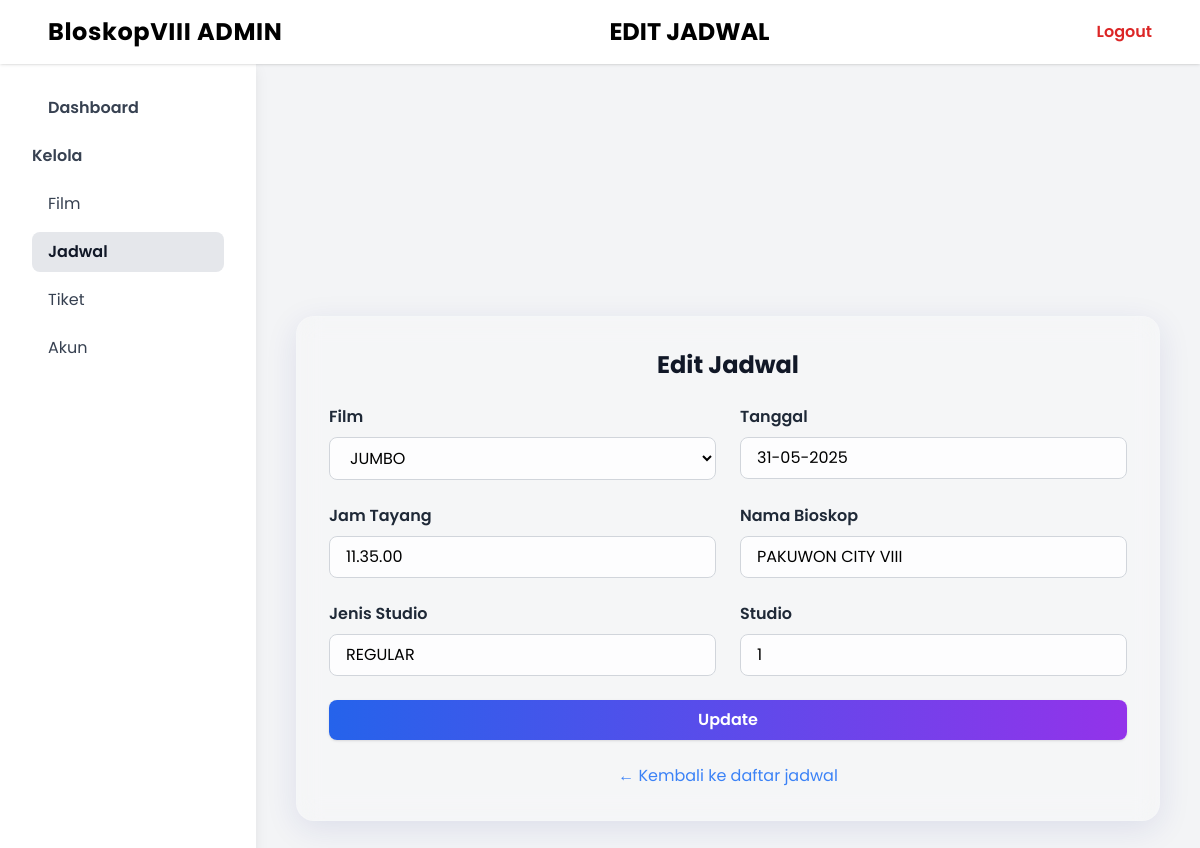
The page /dashboard/admin/kelolaJadwal/edit/1/ on the database its author committed.
### pesantiket/models.py (models this page shows, shortened)
class Jadwal(models.Model):
    film = models.ForeignKey(Film, on_delete=models.CASCADE)
    tanggal = models.DateField()
    jamTayang = models.TimeField()
    namaBioskop = models.CharField(max_length=20, null=True, blank=True)
    jenisStudio = models.CharField(max_length=20, null=True, blank=True)
    studio = models.CharField(max_length=10)

### pesantiket/views.py (the view)
# urls.py: path('admin/kelolaJadwal/edit/<int:id>/', views.editJadwal, name='editJadwal'),
def editJadwal(request, id):
    jadwal = get_object_or_404(Jadwal, id=id)
    if request.method == 'POST':
        form = JadwalForm(request.POST, instance=jadwal)
        if form.is_valid():
            form.save()
            return redirect('kelolaJadwal')
    else:
        form = JadwalForm(instance=jadwal)
    return render(request, 'admin/tambaheditJadwal.html', {'form': form, 'edit': True})

### pesantiket/forms.py
class JadwalForm(forms.ModelForm):
    class Meta:
        model = Jadwal
        fields = '__all__'

### pesantiket/models.py (called while the page is built)
    def __str__(self):
        return self.judulFilm

### pesantiket/templates/admin/tambaheditJadwal.html (shortened to what this page needs)
<!DOCTYPE html>
<html lang="en">
<head>
    <script src="https://cdn.tailwindcss.com"></script>
</head>
<body class="bg-gray-100 min-h-screen">
    <header class="w-full bg-white shadow flex items-center justify-between px-12 py-4 fixed top-0 left-0 z-10">
        <div class="font-bold text-2xl tracking-wide">BloskopVIII ADMIN</div>
        <div class="text-2xl font-bold mx-auto">{% if edit %}EDIT JADWAL{% else %}TAMBAH JADWAL{% endif %}</div>
        <a href="{% url 'logoutView' %}" class="text-red-600 font-semibold hover:underline">Logout</a>
    </header>
    <div class="flex pt-14">
        <aside class="w-64 bg-white min-h-screen shadow-lg flex flex-col px-8 py-8">
            <nav class="flex flex-col gap-2">
                <a href="{% url 'adminDashboard' %}" class="py-2 px-4 rounded-lg font-semibold text-gray-700 hover:bg-blue-100 transition mb-2">Dashboard</a>
                <div class="mb-2 font-semibold text-gray-700">Kelola</div>
                <a href="{% url 'kelolaFilm' %}" class="py-2 px-4 rounded-lg text-gray-700 hover:bg-blue-100 transition">Film</a>
                <a href="{% url 'kelolaJadwal' %}" class="py-2 px-4 rounded-lg bg-gray-200 text-gray-900 font-semibold">Jadwal</a>
                <a href="{% url 'kelolaTiket' %}" class="py-2 px-4 rounded-lg text-gray-700 hover:bg-blue-100 transition">Tiket</a>
                <a href="{% url 'kelolaAkun' %}" class="py-2 px-4 rounded-lg text-gray-700 hover:bg-blue-100 transition">Akun</a>
            </nav>
        </aside>
        <main class="flex-1 flex items-center justify-center px-8 py-8">
            <div class="glass w-full p-8 mx-2">
                <h2 class="text-2xl font-bold text-gray-900 mb-6 text-center">{% if edit %}Edit Jadwal{% else %}Tambah Jadwal{% endif %}</h2>
                {% load widget_tweaks %}
                <form method="POST" class="space-y-6">
                    <div class="grid grid-cols-1 md:grid-cols-2 gap-6">
                        <div>
                            <label class="block mb-2 font-semibold text-gray-800" for="{{ form.film.id_for_label }}">Film</label>
                            {{ form.film|add_class:"w-full px-4 py-2 rounded-lg border border-gray-300 focus:outline-none focus:ring-2 focus:ring-blue-400 bg-white/80 transition" }}
                        </div>
                        <div>
                            <label class="block mb-2 font-semibold text-gray-800" for="{{ form.tanggal.id_for_label }}">Tanggal</label>
                            {{ form.tanggal|add_class:"w-full px-4 py-2 rounded-lg border border-gray-300 focus:outline-none focus:ring-2 focus:ring-blue-400 bg-white/80 transition" }}
                        </div>
                    </div>
                    <div class="grid grid-cols-1 md:grid-cols-2 gap-6">
                        <div>
                            <label class="block mb-2 font-semibold text-gray-800" for="{{ form.jamTayang.id_for_label }}">Jam Tayang</label>
                            {{ form.jamTayang|add_class:"w-full px-4 py-2 rounded-lg border border-gray-300 focus:outline-none focus:ring-2 focus:ring-blue-400 bg-white/80 transition" }}
                        </div>
                        <div>
                            <label class="block mb-2 font-semibold text-gray-800" for="{{ form.namaBioskop.id_for_label }}">Nama Bioskop</label>
                            {{ form.namaBioskop|add_class:"w-full px-4 py-2 rounded-lg border border-gray-300 focus:outline-none focus:ring-2 focus:ring-blue-400 bg-white/80 transition" }}
                        </div>
                    </div>
                    <div class="grid grid-cols-1 md:grid-cols-2 gap-6">
                        <div>
                            <label class="block mb-2 font-semibold text-gray-800" for="{{ form.jenisStudio.id_for_label }}">Jenis Studio</label>
                            {{ form.jenisStudio|add_class:"w-full px-4 py-2 rounded-lg border border-gray-300 focus:outline-none focus:ring-2 focus:ring-blue-400 bg-white/80 transition" }}
                        </div>
                        <div>
                            <label class="block mb-2 font-semibold text-gray-800" for="{{ form.studio.id_for_label }}">Studio</label>
                            {{ form.studio|add_class:"w-full px-4 py-2 rounded-lg border border-gray-300 focus:outline-none focus:ring-2 focus:ring-blue-400 bg-white/80 transition" }}
                        </div>
                    </div>
                    <button type="submit" class="w-full bg-gradient-to-r from-blue-600 to-purple-600 hover:from-blue-700 hover:to-purple-700 text-white font-semibold py-2 rounded-lg shadow transition transform hover:scale-105">
                        {% if edit %}Update{% else %}Simpan{% endif %}
                    </button>
                </form>
                <div class="mt-6 text-center">
                    <a href="{% url 'kelolaJadwal' %}" class="text-blue-500 hover:underline">&larr; Kembali ke daftar jadwal</a>
                </div>
            </div>
        </main>
    </div>
</body>
</html>

### pesantiket/templates/admin/tambaheditJadwal.html (style rules this page uses)
body { font-family: 'Poppins', sans-serif; }
.glass { background: rgba(255,255,255,0.18); box-shadow: 0 8px 32px 0 rgba(31, 38, 135, 0.10); backdrop-filter: blur(12px); -webkit-backdrop-filter: blur(12px); border-radius: 18px; border: 1px solid rgba(255,255,255,0.12); }

### rows shown on the page
Jadwal: film "JUMBO", tanggal "31-05-2025", jamTayang "11.35.00", namaBioskop "PAKUWON CITY VIII", jenisStudio "REGULAR", studio "1"
